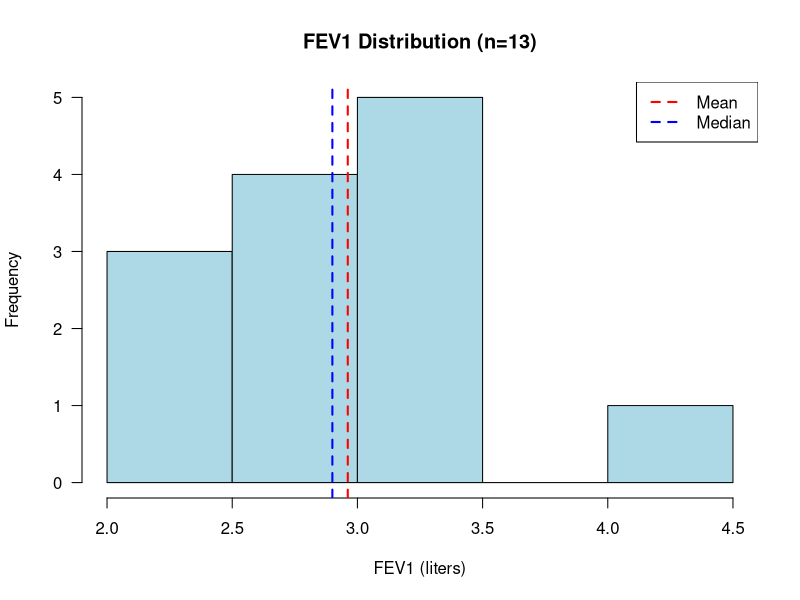
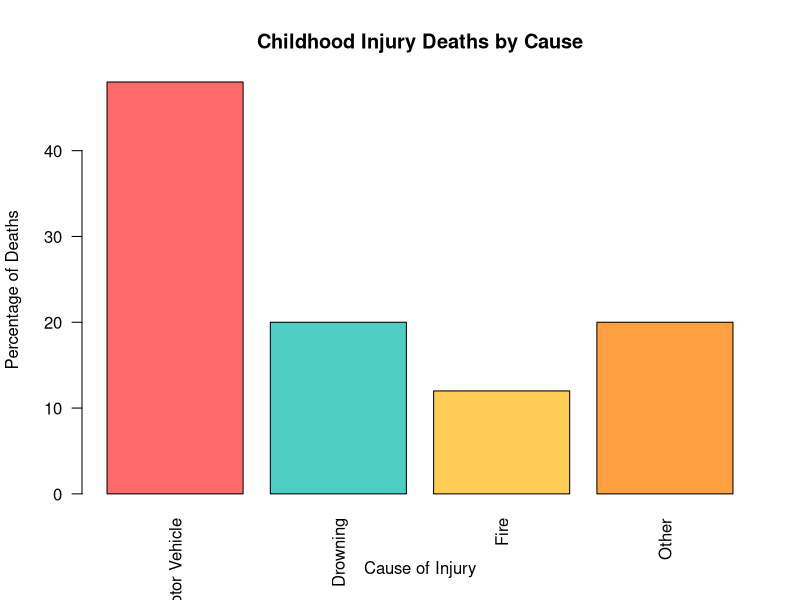
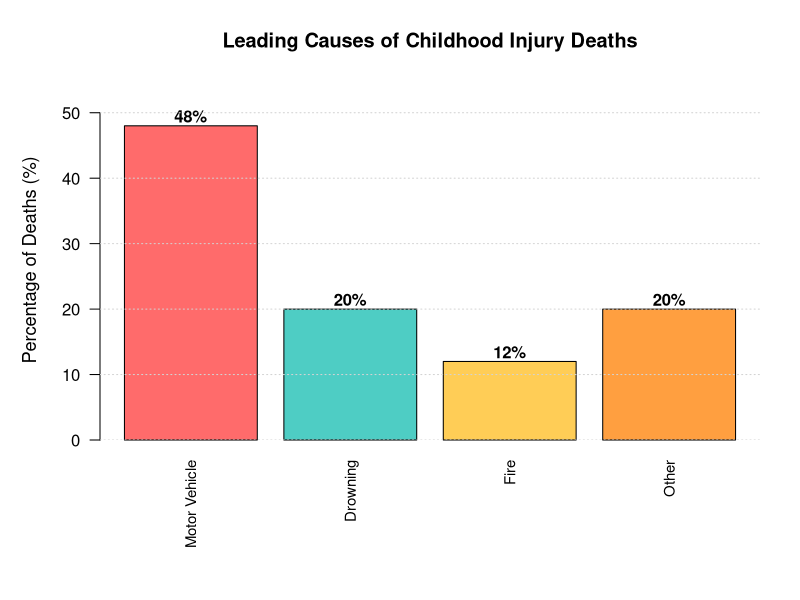
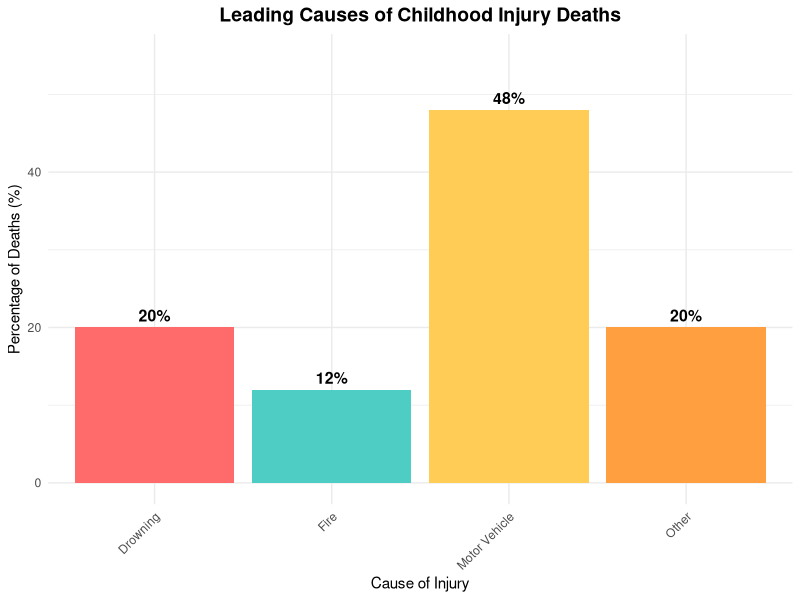
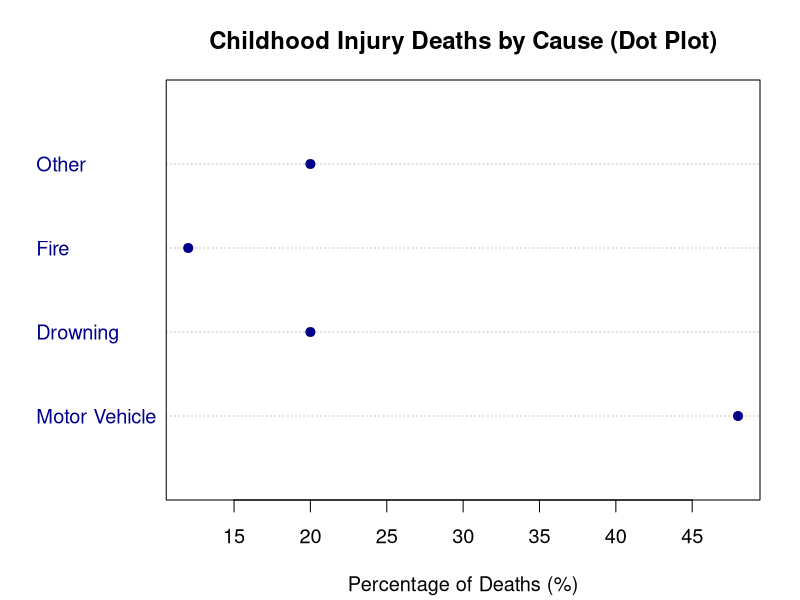

Reproduce these figures in R, in order.
# ===============================================================================
# H524 Assignment 1: Answer Script
# Introduction to Biostatistics and Data Visualization
# ===============================================================================
# This script provides complete solutions for all R-related questions in
# Assignment 1, including data setup, analysis, and visualizations.

# Clear workspace
rm(list = ls())

# Load required libraries
library(ggplot2)  # For advanced graphics (optional)

# ===============================================================================
# DATA SETUP
# ===============================================================================

# FEV1 Dataset Creation (used in Questions 12 and 14)
# This represents lung function measurements from 13 adolescents with asthma
fev1_data <- data.frame(
  subject_id = 1:13,
  gender = c("Female", "Male", "Female", "Male", "Female", "Male",
             "Female", "Male", "Female", "Male", "Female", "Male", "Female"),
  fev1_liters = c(2.15, 3.05, 2.50, 3.50, 2.80, 3.20, 2.45,
                  2.90, 3.15, 4.05, 2.60, 3.40, 2.75)
)

# Childhood Injury Dataset Creation (used in Questions 13 and 15)
injury_data <- data.frame(
  cause = c("Motor Vehicle", "Drowning", "Fire", "Other"),
  deaths = c(48, 20, 12, 20),
  percentage = c(48, 20, 12, 20)
)

# Display datasets
cat("=== FEV1 Dataset ===\n")
print(fev1_data)
cat("\n=== Childhood Injury Dataset ===\n")
print(injury_data)

# ===============================================================================
# QUESTION 11: Data Types Classification (10 points)
# ===============================================================================
cat("\n\n=== QUESTION 11: DATA TYPES CLASSIFICATION ===\n")

# This is a conceptual question - answers provided as comments:

# a) FEV1 measurement in liters (from our class dataset)
#    ANSWER: Quantitative continuous
#    JUSTIFICATION: FEV1 can take any value within a range and is measured
#    on a continuous scale with meaningful decimals.

# b) Number of childhood injury deaths per state
#    ANSWER: Quantitative discrete
#    JUSTIFICATION: Counts of deaths are whole numbers (you can't have 2.5 deaths)
#    and represent discrete counts.

# c) Cause of injury (motor vehicle, drowning, fire, etc.)
#    ANSWER: Qualitative nominal
#    JUSTIFICATION: Categories with no inherent order or ranking.

# d) Pain severity rating (1=mild, 5=severe)
#    ANSWER: Qualitative ordinal
#    JUSTIFICATION: Categories with a meaningful order from mild to severe,
#    but intervals between levels may not be equal.

# e) Patient's primary language (English, Spanish, French, etc.)
#    ANSWER: Qualitative nominal
#    JUSTIFICATION: Categories with no inherent order or ranking.

# ===============================================================================
# QUESTION 12: Descriptive Statistics Analysis (10 points)
# ===============================================================================
cat("\n\n=== QUESTION 12: DESCRIPTIVE STATISTICS ANALYSIS ===\n")

# Calculate descriptive statistics for FEV1 data
fev1_stats <- list(
  mean = mean(fev1_data$fev1_liters),
  median = median(fev1_data$fev1_liters),
  min = min(fev1_data$fev1_liters),
  max = max(fev1_data$fev1_liters),
  range = max(fev1_data$fev1_liters) - min(fev1_data$fev1_liters),
  sd = sd(fev1_data$fev1_liters),
  q1 = quantile(fev1_data$fev1_liters, 0.25),
  q3 = quantile(fev1_data$fev1_liters, 0.75)
)

cat("FEV1 Descriptive Statistics:\n")
cat("Mean:", round(fev1_stats$mean, 2), "liters\n")
cat("Median:", round(fev1_stats$median, 2), "liters\n")
cat("Range:", round(fev1_stats$range, 2), "liters (", round(fev1_stats$max, 2),
    " - ", round(fev1_stats$min, 2), ")\n")
cat("Standard deviation:", round(fev1_stats$sd, 2), "liters\n")
cat("Q1:", round(fev1_stats$q1, 2), "liters\n")
cat("Q3:", round(fev1_stats$q3, 2), "liters\n")

# Create histogram to visualize distribution
hist(fev1_data$fev1_liters,
     main = "FEV1 Distribution (n=13)",
     xlab = "FEV1 (liters)",
     ylab = "Frequency",
     col = "lightblue",
     breaks = 5,
     las = 1)

# Add vertical lines for mean and median
abline(v = fev1_stats$mean, col = "red", lwd = 2, lty = 2)
abline(v = fev1_stats$median, col = "blue", lwd = 2, lty = 2)
legend("topright",
       legend = c("Mean", "Median"),
       col = c("red", "blue"),
       lty = c(2, 2),
       lwd = 2)

# ANSWERS:
# a) Distribution shape: Mean (2.88) > Median (2.80) suggests slight right skew
# b) Expected in asthma patients: Lower FEV1 values are more common due to
#    airway obstruction, with some patients having better control
# c) Median is more appropriate due to small sample size and slight skewness

# ===============================================================================
# QUESTION 13: Choosing Appropriate Visualizations (10 points)
# ===============================================================================
cat("\n\n=== QUESTION 13: CHOOSING APPROPRIATE VISUALIZATIONS ===\n")

# Create the bar chart referenced in the question
barplot(injury_data$percentage,
        names.arg = injury_data$cause,
        main = "Childhood Injury Deaths by Cause",
        ylab = "Percentage of Deaths",
        xlab = "Cause of Injury",
        col = c("#ff6b6b", "#4ecdc4", "#ffcd56", "#ff9f40"),
        las = 2)  # Rotate labels

# ANSWERS:
# a) Bar charts are appropriate for categorical data (injury causes) because
#    they clearly show comparisons between categories with gaps between bars.
#    Strength: Easy to compare relative frequencies across categories.

# b) For continuous age data, recommend a histogram because it shows the
#    distribution shape, central tendency, and spread of the continuous variable.

# c) Pie charts may not be best for injury severity because:
#    - Hard to compare similar-sized slices
#    - Ordinal nature (mild < moderate < severe < fatal) not well represented
#    - Bar chart better shows progression of severity

# ===============================================================================
# QUESTION 14: R Data Analysis with FEV1 Dataset (15 points)
# ===============================================================================
cat("\n\n=== QUESTION 14: R DATA ANALYSIS WITH FEV1 DATASET ===\n")

# a) Calculate mean FEV1 by gender (5 points)
cat("a) Mean FEV1 by gender:\n")
mean_by_gender <- aggregate(fev1_liters ~ gender, data = fev1_data, FUN = mean)
print(mean_by_gender)

# Alternative approaches:
cat("\nAlternative calculation methods:\n")
cat("Using tapply():\n")
print(tapply(fev1_data$fev1_liters, fev1_data$gender, mean))

cat("\nUsing dplyr (if available):\n")
# library(dplyr)
# fev1_data %>% group_by(gender) %>% summarise(mean_fev1 = mean(fev1_liters))

# b) Summary statistics and quartile interpretation (5 points)
cat("\nb) Summary statistics for FEV1:\n")
summary_fev1 <- summary(fev1_data$fev1_liters)
print(summary_fev1)

cat("\nQuartile Interpretation:\n")
cat("1st Quartile (Q1) =", summary_fev1[2], "liters\n")
cat("3rd Quartile (Q3) =", summary_fev1[5], "liters\n")
cat("This means 25% of subjects have FEV1 ≤", summary_fev1[2], "liters\n")
cat("And 75% of subjects have FEV1 ≤", summary_fev1[5], "liters\n")
cat("The middle 50% of subjects have FEV1 between", summary_fev1[2],
    "and", summary_fev1[5], "liters\n")

# c) Gender frequency table and percentage calculation (5 points)
cat("\nc) Gender frequency analysis:\n")
gender_table <- table(fev1_data$gender)
print(gender_table)

cat("\nGender percentages:\n")
gender_prop <- prop.table(gender_table) * 100
print(round(gender_prop, 1))

cat("\nCalculation for female percentage:\n")
total_subjects <- nrow(fev1_data)
female_count <- sum(fev1_data$gender == "Female")
female_percentage <- (female_count / total_subjects) * 100
cat("Female subjects:", female_count, "out of", total_subjects, "\n")
cat("Percentage female:", round(female_percentage, 1), "%\n")

# ===============================================================================
# QUESTION 15: Creating Professional Visualizations (15 points)
# ===============================================================================
cat("\n\n=== QUESTION 15: CREATING PROFESSIONAL VISUALIZATIONS ===\n")

# a) Professional bar chart using base R (8 points)
cat("a) Creating professional bar chart with base R:\n")

# Set up plotting parameters for better appearance
par(mar = c(8, 5, 4, 2))  # Increase bottom margin for rotated labels

# Create the bar chart
bar_colors <- c("#ff6b6b", "#4ecdc4", "#ffcd56", "#ff9f40")
bars <- barplot(injury_data$percentage,
                names.arg = injury_data$cause,
                main = "Leading Causes of Childhood Injury Deaths",
                ylab = "Percentage of Deaths (%)",
                xlab = "",
                col = bar_colors,
                ylim = c(0, 55),  # Set y-axis limit for better visualization
                las = 2,  # Rotate x-axis labels
                cex.names = 0.9,  # Adjust label size
                cex.main = 1.2,   # Adjust title size
                cex.lab = 1.1)    # Adjust axis label size

# Add percentage labels on top of bars
text(bars, injury_data$percentage + 1.5,
     paste0(injury_data$percentage, "%"),
     cex = 1, font = 2)

# Add a subtle grid for easier reading
grid(nx = NA, ny = NULL, col = "lightgray", lty = "dotted")

# Reset plotting parameters
par(mar = c(5, 4, 4, 2))

# Alternative version using ggplot2 (if preferred)
cat("\nAlternative using ggplot2:\n")
if(require(ggplot2, quietly = TRUE)) {
  p <- ggplot(injury_data, aes(x = cause, y = percentage, fill = cause)) +
    geom_bar(stat = "identity") +
    geom_text(aes(label = paste0(percentage, "%")),
              vjust = -0.5, size = 4, fontface = "bold") +
    labs(title = "Leading Causes of Childhood Injury Deaths",
         x = "Cause of Injury",
         y = "Percentage of Deaths (%)") +
    scale_fill_manual(values = bar_colors) +
    theme_minimal() +
    theme(axis.text.x = element_text(angle = 45, hjust = 1),
          plot.title = element_text(hjust = 0.5, size = 14, face = "bold"),
          legend.position = "none") +
    ylim(0, 55)

  print(p)
}

# b) Leading cause identification and calculation (4 points)
cat("\nb) Leading cause analysis:\n")
max_index <- which.max(injury_data$percentage)
leading_cause <- injury_data$cause[max_index]
leading_percentage <- injury_data$percentage[max_index]

cat("Leading cause of childhood injury deaths:", leading_cause, "\n")
cat("Percentage of total deaths:", leading_percentage, "%\n")

# Verify calculation
total_deaths <- sum(injury_data$deaths)
leading_deaths <- injury_data$deaths[max_index]
calculated_percentage <- (leading_deaths / total_deaths) * 100
cat("Verification:", leading_deaths, "out of", total_deaths,
    "deaths =", round(calculated_percentage, 1), "%\n")

# c) Bar chart limitations and alternatives (3 points)
cat("\nc) Bar chart limitations and alternatives:\n")
cat("LIMITATION: Bar charts don't show relationships between causes\n")
cat("or temporal trends. They also can't easily display additional\n")
cat("dimensions like age groups or geographic variation.\n\n")

cat("ALTERNATIVE SUGGESTIONS:\n")
cat("1. Pie chart - Better for showing parts of a whole\n")
cat("2. Stacked bar chart - Could show age groups within each cause\n")
cat("3. Dot plot - Easier to read exact values\n")
cat("4. Treemap - Shows proportions with area, good for hierarchical data\n")

# Demonstrate a dot plot alternative
cat("\nExample dot plot alternative:\n")
dotchart(injury_data$percentage,
         labels = injury_data$cause,
         main = "Childhood Injury Deaths by Cause (Dot Plot)",
         xlab = "Percentage of Deaths (%)",
         color = "darkblue",
         pch = 19,
         cex = 1.2)

# ===============================================================================
# QUESTION 16: Bonus - Critical Thinking About AI in Biostatistics (5 points)
# ===============================================================================
cat("\n\n=== QUESTION 16: BONUS - AI IN BIOSTATISTICS ===\n")

# This is a conceptual question - answers provided as comments:

# a) Two ways AI could be helpful:
#    1. Pattern Recognition: AI can identify complex patterns in large EHR
#       datasets that might be missed by traditional statistical methods
#    2. Data Processing: AI can clean, standardize, and preprocess large
#       volumes of EHR data efficiently

# b) Two potential problems/limitations:
#    1. Black Box Problem: AI models may not provide interpretable results,
#       making it difficult to understand why certain risk factors were identified
#    2. Bias and Confounding: AI may perpetuate existing biases in healthcare
#       data or miss important confounding variables

# c) Essential human oversight:
#    Domain expertise to validate findings, ensure clinical relevance,
#    check for biases, and interpret results in proper medical context

# ===============================================================================
# ADDITIONAL UTILITY FUNCTIONS
# ===============================================================================

# Function to create the FEV1 dataset (for reproducibility)
create_fev1_data <- function() {
  data.frame(
    subject_id = 1:13,
    gender = c("Female", "Male", "Female", "Male", "Female", "Male",
               "Female", "Male", "Female", "Male", "Female", "Male", "Female"),
    fev1_liters = c(2.15, 3.05, 2.50, 3.50, 2.80, 3.20, 2.45,
                    2.90, 3.15, 4.05, 2.60, 3.40, 2.75)
  )
}

# Function to create the injury dataset (for reproducibility)
create_injury_data <- function() {
  data.frame(
    cause = c("Motor Vehicle", "Drowning", "Fire", "Other"),
    deaths = c(48, 20, 12, 20),
    percentage = c(48, 20, 12, 20)
  )
}

# Function to calculate basic descriptive statistics
descriptive_stats <- function(x) {
  list(
    n = length(x),
    mean = mean(x, na.rm = TRUE),
    median = median(x, na.rm = TRUE),
    sd = sd(x, na.rm = TRUE),
    min = min(x, na.rm = TRUE),
    max = max(x, na.rm = TRUE),
    q1 = quantile(x, 0.25, na.rm = TRUE),
    q3 = quantile(x, 0.75, na.rm = TRUE)
  )
}

# Example usage of utility functions
cat("\n\n=== UTILITY FUNCTIONS EXAMPLE ===\n")
cat("FEV1 descriptive statistics using utility function:\n")
fev1_desc <- descriptive_stats(fev1_data$fev1_liters)
print(fev1_desc)

cat("\n=== SCRIPT COMPLETED SUCCESSFULLY ===\n")
cat("All homework solutions have been generated.\n")
cat("Datasets created: fev1_data, injury_data\n")
cat("Key functions available: create_fev1_data(), create_injury_data(), descriptive_stats()\n")
